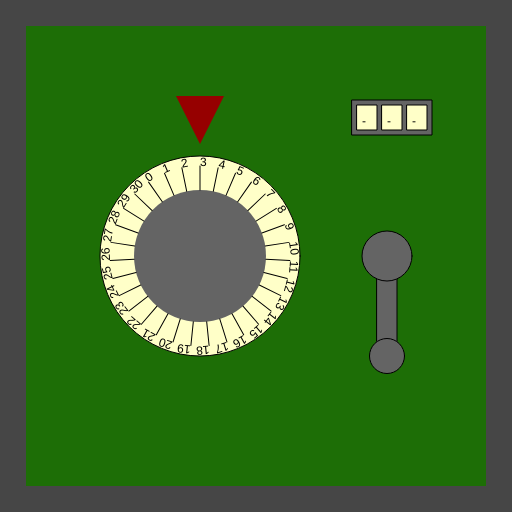
Frame 1 (no input)
Frame 60 (no input): identical to frame 1, image omitted
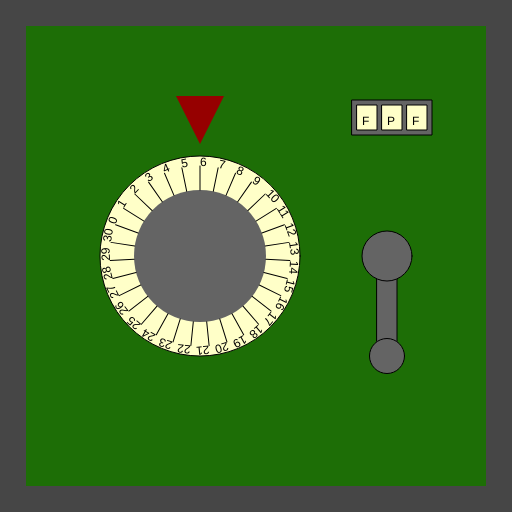
Frame 120 (the mouse pressed at the canvas centre since frame 60)

The p5.js sketch that drew these frames (run headless with seeded random() and noise() and a simulated clock; from frame 60 on, the mouse is pressed at the canvas centre):

// p5.js sketch
// ── sketch.js
/*

Officer: 5148740
CaseNum: 303-1-45059528-5148740

Case 303 - The Case of the Crooked Attorney
Stage 2 - Torvalds' House

This safe is in Torvalds’ home study. Be careful. If you get caught, I don’t know you !

Crack this safe by doing the following:

	Whilst the mouse is moving:
	- Increment CrypticLockerVal_0 by 3

	When the mouse button is released:
	- Decrement CrypticLockerVal_1 by 1

	When any key is pressed:
	- Make CrypticLockerVal_2 equal to the string "LXO"

	When the mouse button is pressed:
	- Make CrypticLockerVal_2 equal to the string "FPF"



This time you'll need to create the relevant event handlers yourself.

There are many possible ways of investigating this case, but you
should use ONLY the following commands:

	- The assignment operator aka. the equals sign !
	- Incrementing +=
	- Decrementing -=

*/

//declare the variables

var CrypticLockerVal_0;
var CrypticLockerVal_1;
var CrypticLockerVal_2;


function preload()
{
	//IMAGES WILL BE LOADED HERE

}

function setup()
{
	createCanvas(512,512);

	//initialise the variables
	CrypticLockerVal_0 = 0;
	CrypticLockerVal_1 = 0;
	CrypticLockerVal_2 = "";

}

///////////////////EVENT HANDLERS///////////////////

//Create event handlers here to open the safe ...
function mouseMoved() {
	CrypticLockerVal_0 += 3;
}

function mouseReleased() {
	CrypticLockerVal_1 -= 1;
}

function keyPressed() {
	CrypticLockerVal_2 = "LXO";
}

function mousePressed() {
	CrypticLockerVal_2 = "FPF";
}


///////////////DO NOT CHANGE CODE BELOW THIS POINT///////////////////

function draw()
{

	//Draw the safe door
	background(70);
	noStroke();
	fill(29,110,6);
	rect(26,26,width-52,width-52);

	//Draw the combination dial
	push();
	translate(200,height/2);
	drawDial(200, CrypticLockerVal_0, 31);
	pop();

	//Draw the lever
	push();
	translate(width - 125,256);
	drawLever(CrypticLockerVal_1);
	pop();

	//Draw the spinner
	push();
	translate(width - 120,100);
	drawSpinner(3, CrypticLockerVal_2);
	pop();

}

function drawDial(diameter,num,maxNum)
{
	//the combination lock

	var r = diameter * 0.5;
	var p = r * 0.6;

	stroke(0);
	fill(255,255,200);
	ellipse(0,0,diameter,diameter);
	fill(100);
	noStroke();
	ellipse(0,0,diameter*0.66,diameter*0.66);
	fill(150,0,0);
	triangle(
		-p * 0.4,-r-p,
		p * 0.4,-r-p,
		0,-r-p/5
	);

	noStroke();

	push();
	var inc = 360/maxNum;

	rotate(radians(-num * inc));
	for(var i = 0; i < maxNum; i++)
	{
		push();
		rotate(radians(i * inc));
		stroke(0);
		line(0,-r*0.66,0,-(r-10));
		noStroke();
		fill(0);
		text(i,0,-(r-10));
		pop();
	}

	pop();
}

function drawLever(rot)
{
	push();
	rotate(radians(-rot))
	stroke(0);
	fill(100);
	rect(-10,0,20,100);
	ellipse(0,0,50,50);
	ellipse(0,100,35,35);
	pop();
}

function drawSpinner(numSpinners, val)
{
	var sw = 20;
	var ow = (sw + 5) * numSpinners + 5;
	stroke(0);
	fill(100);
	rect(-ow/2,0,ow,35);
	if(typeof(val) == "number")
	{
		val = floor(val).toString(); //convert to string
	}


	for(var d = numSpinners - val.length; d > 0; d--)
	{
		val = "-" + val;
	}

	for(var i = 0; i < numSpinners; i++)
	{
		stroke(0);
		fill(255,255,200);
		rect(-ow/2 + i * (sw + 5) + 5,5,20,25);
		fill(0);
		noStroke();
		text(val[i],-ow/2 + sw/2 + i * (sw +5),25);
	}

}
